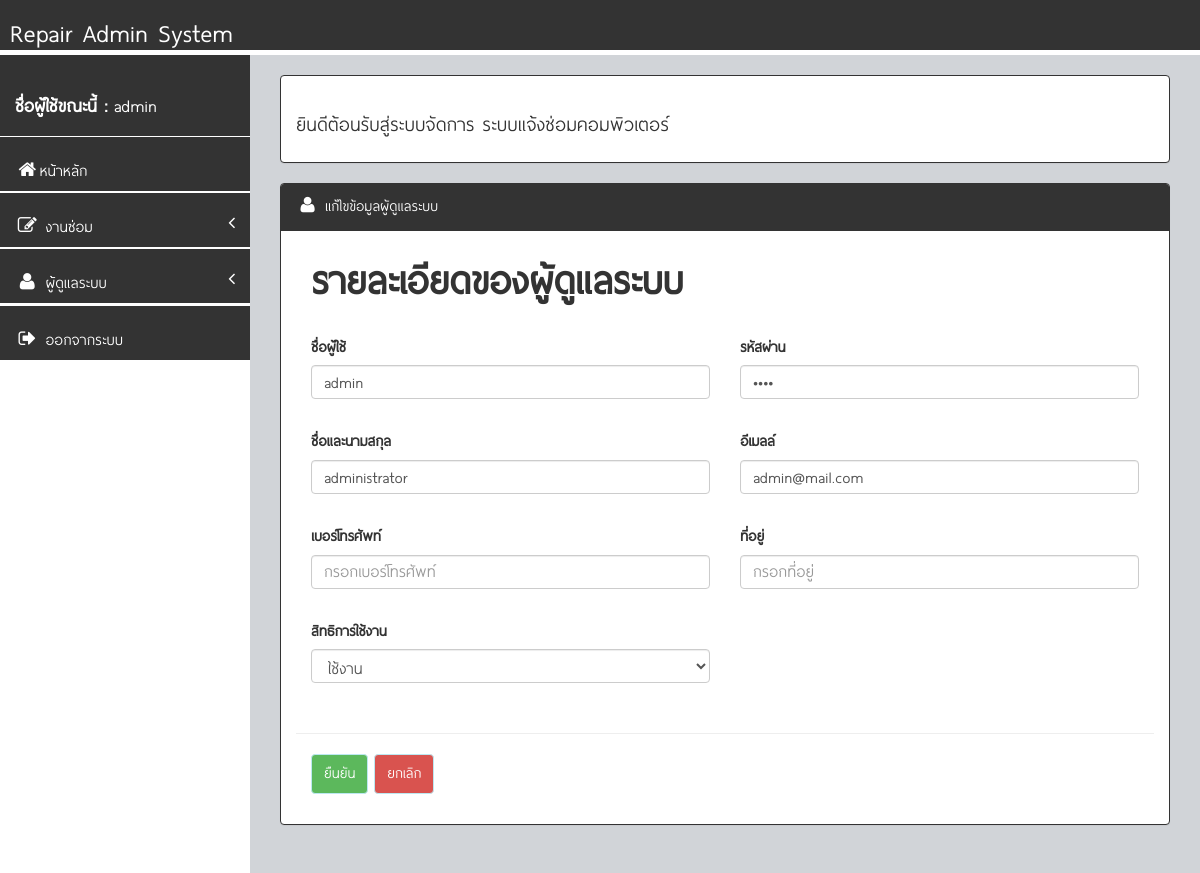
The page /manage_admin_edit.php?id=1 (signed in) on the database as committed earlier.
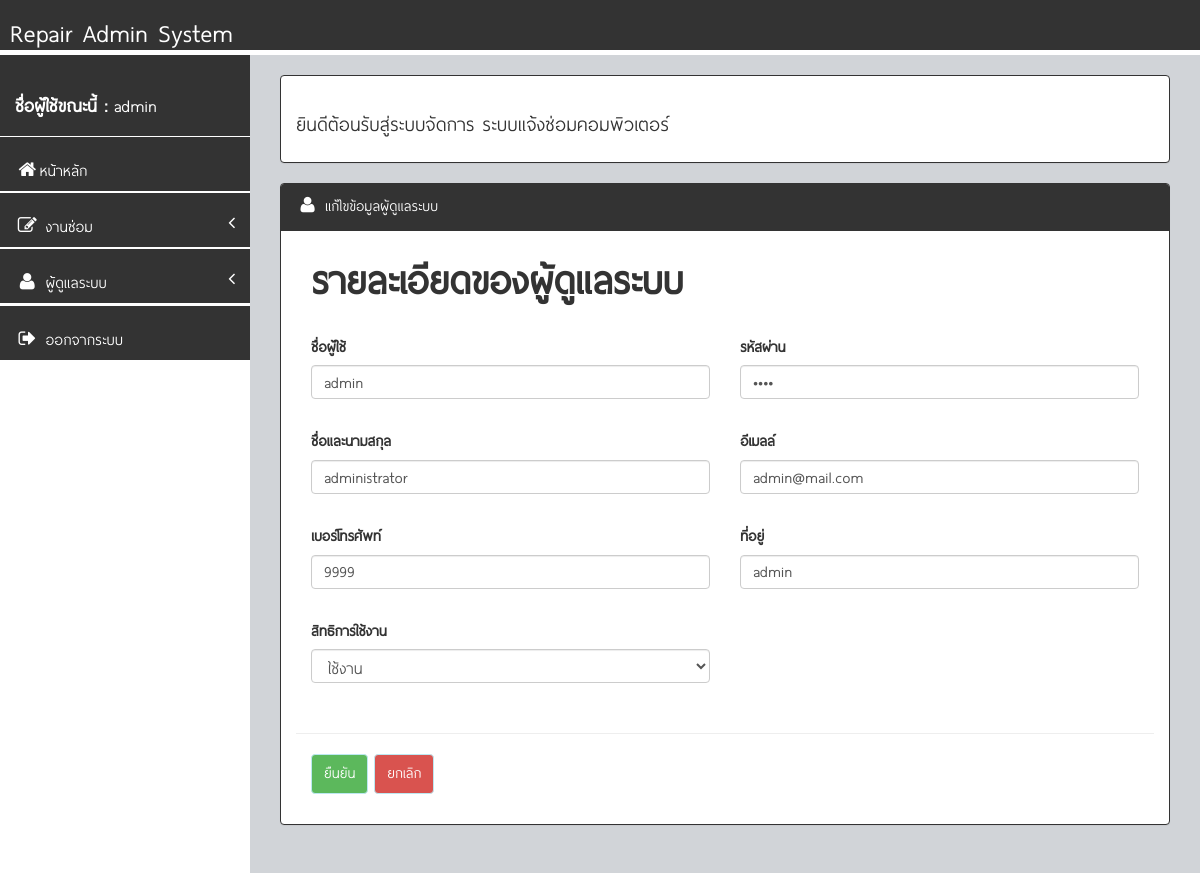
The same page on the database as committed later.
### tables this page shows
CREATE TABLE `member` (
  `Mem_ID` int(11) NOT NULL,
  `Mem_User` varchar(30) NOT NULL,
  `Mem_Pass` varchar(30) NOT NULL,
  `Mem_Name` varchar(100) NOT NULL,
  `Mem_Email` varchar(50) NOT NULL,
  `Mem_Tel` varchar(15) NOT NULL,
  `Mem_Address` text NOT NULL,
  `Mem_Date` date NOT NULL,
  `Mem_Permission` int(11) NOT NULL COMMENT '0 = ยกเลิก 1 = ใช้งาน',
  `Mem_Status` int(11) NOT NULL COMMENT '1 = admin'
);

### manage_admin_edit.php (the view, shortened to what the changed rows need)
<?php require_once "header.php";?>
  <div id="wrapper">
<div id="page-wrapper">
    <div class="row">
        <div class="col-lg-12">
            <div class="panel panel-primary">
                <div class="panel-body">
                    <div class="row">
                        <div class="col-lg-12">
                            <form name="form1" id="myform1" action="?admin=update&id=<?php echo $_REQUEST['id'];?>" method="post" enctype="multipart/form-data" onsubmit="return chk_error();">
                            <?php
									$sql = $conn->query("select * from member where Mem_ID = '$_REQUEST[id]'")or die (mysqli_error());
									$show = $sql->fetch_assoc ();
									?>
                            <div class="form-group col-lg-6">
                                <div class="form-group has-feedback">
                                    <input name="username" type="text" required class="form-control css-require" placeholder="กรอกชื่อผู้ใช้"
                                    value="<?php echo $show['Mem_User'];?>">
                                </div>
                            </div>
                            <div class="form-group col-lg-6">
                                <div class="form-group has-feedback">
                                    <input name="password" type="password" required class="form-control css-require" placeholder="กรอกรหัสผ่าน"
                                    value="<?php echo $show['Mem_Pass'];?>">
                                </div>
                            </div>
                            <div class="form-group col-lg-6">
                                <div class="form-group has-feedback">
                                    <input name="name" type="text" required class="form-control css-require" placeholder="กรอกชื่อและนามสกุล"
                                    value="<?php echo $show['Mem_Name'];?>">
                                </div>
                            </div>
                            <div class="form-group col-lg-6">
                                <div class="form-group has-feedback">
                                    <input name="email" type="text" required class="form-control css-require" placeholder="กรอกอีเมลล์"
                                    value="<?php echo $show['Mem_Email'];?>">
                                </div>
                            </div>
                            <div class="form-group col-lg-6">
                                <div class="form-group has-feedback">
                                    <input name="tel" type="number" required class="form-control css-require" placeholder="กรอกเบอร์โทรศัพท์"
                                    value="<?php echo $show['Mem_Tel'];?>">
                                </div>
                            </div>
                            <div class="form-group col-lg-6">
                                <div class="form-group has-feedback">
                                    <input name="address" type="text" required class="form-control css-require" placeholder="กรอกที่อยู่่"
                                    value="<?php echo $show['Mem_Address'];?>">
                                </div>
                            </div>
                            <div class="form-group col-lg-6">
                                <div class="form-group has-feedback">
                                <select name="permission" class="form-control">
                                    <option value="1"<?php if($show['Mem_Permission']==1){echo 'selected';}?>>ใช้งาน</option>
                                    </select>
                                </div>
                            </div>
                            </form>
                        </div>
                    </div>
                </div>
            </div>
        </div>
    </div>
            </div>
        </div>
</body>
</html>

Rows that differ between the two databases and show on the page:
changed member "admin": tel (not shown) → "9999"; address (not shown) → "admin"
